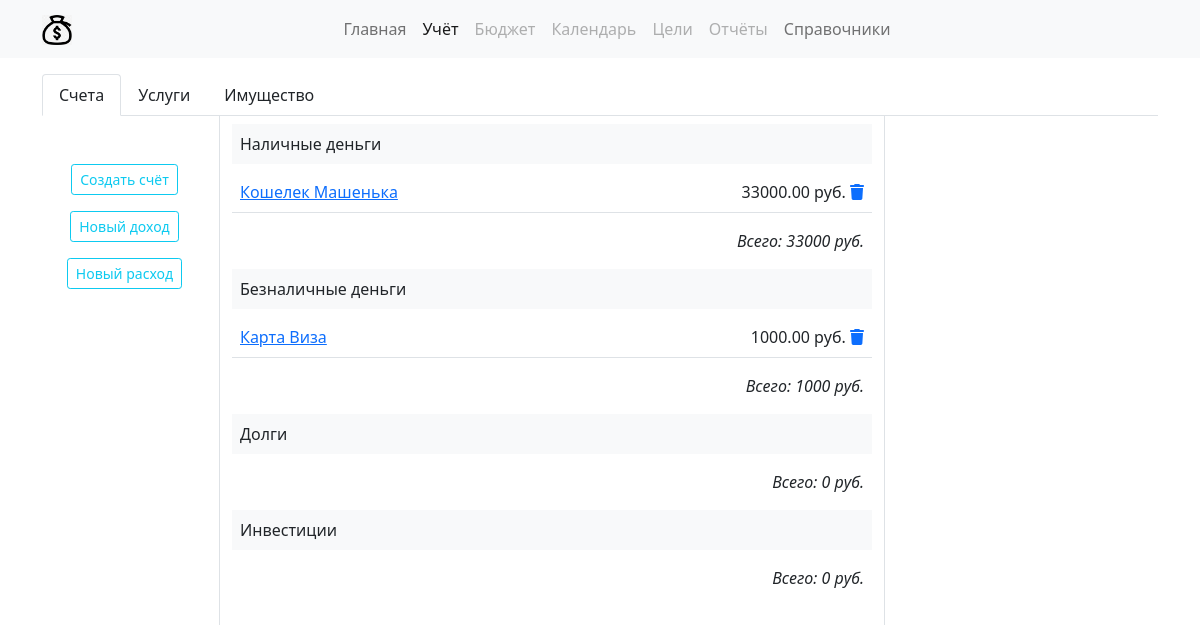
Screenshot of /account/ with the database file from the repository.
### accountapp/models.py (models this page shows, shortened)
class AccountType(models.Model):
    title = models.CharField(max_length=64, verbose_name='название типа счёта')
    def get_full_summ(self):
        full_summ = 0
        for akk in Account.objects.filter(account_type=self):
            full_summ += int(akk.summ)
        return full_summ
    def get_all_account(self):
        return Account.objects.filter(account_type=self)

class Account(models.Model):
    account_type = models.ForeignKey(AccountType, on_delete=models.CASCADE, verbose_name='тип счёта')
    title = models.CharField(max_length=128, verbose_name='название счёта')
    summ = models.DecimalField(verbose_name='сумма счёта', max_digits=8, decimal_places=2)

### accountapp/views.py (the view)
# urls.py: path('', accountapp.AccountMainTemplateView.as_view(), name='main_page'),
class AccountMainTemplateView(TemplateViewWithMenu):
    template_name = 'accountapp/main_page.html'
    def get_context_data(self, **kwargs):
        context = super(AccountMainTemplateView, self).get_context_data()
        context['title'] = 'Счета'
        context['account_type'] = AccountType.objects.all()
        context['category_json'] = serializers.serialize('json', CategoryUnit.objects.all())
        return context

### common/constants.py (called while the page is built)
    def get_context_data(self, **kwargs):
        context = super(TemplateViewWithMenu, self).get_context_data()
        context.update({
            'account_menu': ACCOUNT_MENU,
            'main_menu': MAIN_MENU,
            'catalog_menu': CATALOG_MENU,
        })
        return context

### templates/accountapp/main_page.html (shortened to what this page needs)
{% extends 'mainapp/base.html' %}
{% load static %}
{% block content %}
    {% include 'accountapp/includes/inc_account_menu.html' %}
    {% block account_content %}
        <div class="row h-100">
            <div class="col-2 border-end text-center">
                <button data-bs-toggle="modal" data-bs-target="#accountCreateModal" type="button"
                        class="btn btn-outline-info btn-sm mt-5">Создать счёт
                </button>
                <button data-bs-toggle="modal" data-bs-target="#operationCreateModalPrihod" type="button"
                        class="btn btn-outline-info btn-sm mt-3">Новый доход
                </button>
                <button data-bs-toggle="modal" data-bs-target="#operationCreateModalRashod" type="button"
                        class="btn btn-outline-info btn-sm mt-3">Новый расход
                </button>
            </div>
            <div class="col-7 border-end">
                {% include 'accountapp/includes/inc_accounts.html' %}
            </div>
            <div class="col-3"></div>
        </div>
    {% endblock account_content %}
{% endblock content %}

### templates/accountapp/includes/inc_accounts.html (shortened to what this page needs)
<div class="pt-2">
    {% for type in account_type %}
        <div class="p-2 mb-2 bg-light text-dark">{{ type.title }}</div>
        {% for account in type.get_all_account %}
            <div class="p-2 mb-2 bg-body text-dark d-flex justify-content-between border-bottom">
                <span><a href="{% url 'accountapp:operations_list' account.pk %}">{{ account.title }}</a></span>
                <div>
                    <span>{{ account.summ }} руб.</span>
                    <a href="#" data-bs-toggle="modal" data-bs-target="#accountDeleteModal"
                       data-bs-title="{{ account.title }}"
                       data-bs-href="{% url 'accountapp:delete_account' account.pk %}"><i class="fas fa-trash"></i></a>
                </div>
            </div>
        {% endfor %}
        <div class="p-2 mb-2 bg-body text-dark text-end fst-italic">Всего: {{ type.get_full_summ }} руб.</div>
    {% endfor %}
</div>

### rows the page displays
AccountType: title "Наличные деньги", get_full_summ "33000"
Account: title "Кошелек Машенька", summ "33000.00"
AccountType: title "Безналичные деньги", get_full_summ "1000"
Account: title "Карта Виза", summ "1000.00"
AccountType: title "Долги", get_full_summ "0"
AccountType: title "Инвестиции", get_full_summ "0"

### other values shown
{{ key }} "Главная" "Учёт" "Бюджет" "Календарь" "Цели" "Отчёты" "Справочники"
{{ menu.1 }} "Счета" "Услуги" "Имущество"
